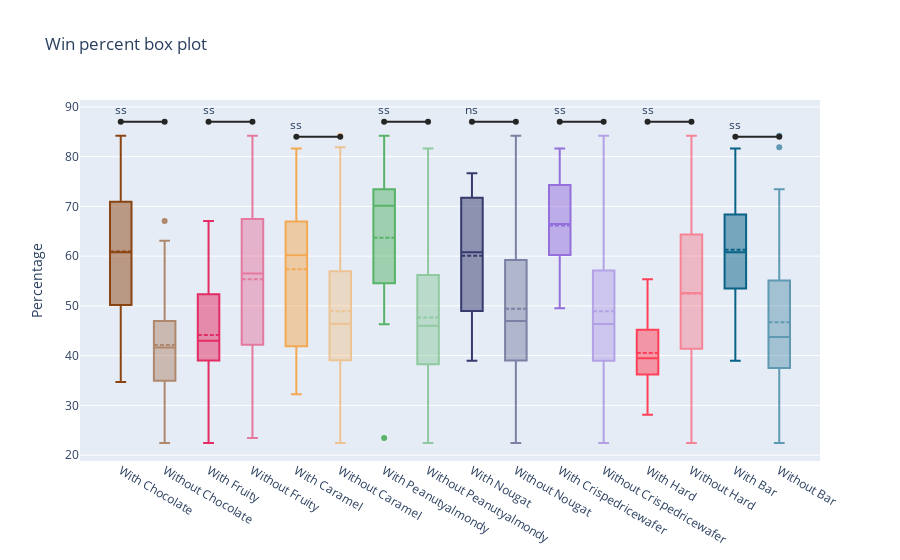

The notebook cell saved with this chart:
### Code cell
def win_ss():
    y = [df[df.chocolate == 1].winpercent, df[df.chocolate == 0].winpercent, df[df.fruity == 1].winpercent, df[df.fruity == 0].winpercent, df[df.caramel == 1].winpercent, df[df.caramel == 0].winpercent,
          df[df.peanutyalmondy == 1].winpercent, df[df.peanutyalmondy == 0].winpercent, df[df.nougat == 1].winpercent, df[df.nougat == 0].winpercent, df[df.crispedricewafer == 1].winpercent, df[df.crispedricewafer == 0].winpercent,
          df[df.hard == 1].winpercent, df[df.hard == 0].winpercent, df[df.bar == 1].winpercent, df[df.bar == 0].winpercent]
    trace0 = go.Box(
        boxmean=True,
        y=y[0],
        name='With Chocolate',
        marker=dict(
            color='#8b4513'
        )
    )
    trace1 = go.Box(
        boxmean=True,
        y=y[1],
        name='Without Chocolate',
        opacity=0.6,
        marker=dict(
            color='#8b4513'

        )
    )
    trace2 = go.Box(
        boxmean=True,
        y=y[2],
        name='With Fruity',
        marker=dict(
            color='#e42c64'
        )
    )
    trace3 = go.Box(
        boxmean=True,
        y=y[3],
        name='Without Fruity',
        opacity=0.6,
        marker=dict(
            color='#e42c64'
        )
    )
    trace4 = go.Box(
        boxmean=True,
        y=y[4],
        name='With Caramel',
        marker=dict(
            color='#f3a953'
        )
    )
    trace5 = go.Box(
        boxmean=True,
        y=y[5],
        name='Without Caramel',
        opacity=0.6,
        marker=dict(
            color='#f3a953'
        )
    )
    trace6 = go.Box(
        boxmean=True,
        y=y[6],
        name='With Peanutyalmondy',
        marker=dict(
            color='#58b368'
        )
    )
    trace7 = go.Box(
        boxmean=True,
        y=y[7],
        name='Without Peanutyalmondy',
        opacity=0.6,
        marker=dict(
            color='#58b368'
        )
    )
    trace8 = go.Box(
        boxmean=True,
        y=y[8],
        name='With Nougat',
        marker=dict(
            color='#373a6d'
        )
    )
    trace9 = go.Box(
        boxmean=True,
        y=y[9],
        name='Without Nougat',
        opacity=0.6,
        marker=dict(
            color='#373a6d'
        )
    )
    trace10 = go.Box(
        boxmean=True,
        y=y[10],
        name='With Crispedricewafer',
        marker=dict(
            color='#9370db'
        )
    )
    trace11 = go.Box(
        boxmean=True,
        y=y[11],
        name='Without Crispedricewafer',
        opacity=0.6,
        marker=dict(
            color='#9370db'
        )
    )
    trace12 = go.Box(
        boxmean=True,
        y=y[12],
        name='With Hard',
        marker=dict(
            color='#ff4057'
        )
    )
    trace13 = go.Box(
        boxmean=True,
        y=y[13],
        name='Without Hard',
        opacity=0.6,
        marker=dict(
            color='#ff4057'
        )
    )
    trace14 = go.Box(
        boxmean=True,
        y=y[14],
        name='With Bar',
        marker=dict(
            color='#096386'
        )
    )
    trace15 = go.Box(
        boxmean=True,
        y=y[15],
        name='Without Bar',
        opacity=0.6,
        marker=dict(
            color='#096386'
        )
    )
    trace16 = go.Scatter(
        x=['With Chocolate', 'Without Chocolate' ],
        y=[87,87],
        mode='lines+markers+text',
        text=[winpercent_p_val[0]],
        textposition='top center',
        marker=dict(
            color='#252525'
        )
    )

    trace17 = go.Scatter(
    x=['With Fruity', 'Without Fruity' ],
    y=[87,87],
    mode='lines+markers+text',
    text=[winpercent_p_val[1]],
    textposition='top center',

    marker=dict(
        color='#252525'
    )
    )
    trace18 = go.Scatter(
        x=['With Caramel', 'Without Caramel' ],
        y=[84,84],
        mode='lines+markers+text',
        text=[winpercent_p_val[2]],
        textposition='top center',
            marker=dict(
            color='#252525'
        )
    )

    trace19 = go.Scatter(
    x=['With Peanutyalmondy', 'Without Peanutyalmondy' ],
    y=[87,87],
    mode='lines+markers+text',
    text=[winpercent_p_val[3]],
    textposition='top center',

    marker=dict(
        color='#252525'
    )
    )
    trace20 = go.Scatter(
        x=['With Nougat', 'Without Nougat' ],
        y=[87,87],
        mode='lines+markers+text',
        text=[winpercent_p_val[4]],
        textposition='top center',
        marker=dict(
            color='#252525'
        )
    )

    trace21 = go.Scatter(
    x=['With Crispedricewafer', 'Without Crispedricewafer' ],
    y=[87,87],
    mode='lines+markers+text',
    text=[winpercent_p_val[5]],
    textposition='top center',

    marker=dict(
        color='#252525'
    )
    )
    trace22 = go.Scatter(
        x=['With Hard', 'Without Hard' ],
        y=[87,87],
        mode='lines+markers+text',
        text=[winpercent_p_val[6]],
        textposition='top center',
        marker=dict(
            color='#252525'
        )
    )

    trace23 = go.Scatter(
    x=['With Bar', 'Without Bar' ],
    y=[84,84],
    mode='lines+markers+text',
    text=[winpercent_p_val[7]],
    textposition='top center',
    marker=dict(
        color='#252525'

    )
    )

    data = [trace0, trace1, trace2, trace3, trace4, trace5, trace6, trace7, trace8, trace9, trace10, trace11, trace12, trace13, trace14, trace15, trace16, trace17, trace18, trace19, trace20, trace21, trace22, trace23]
    layout = go.Layout(
        showlegend=False,
        title='Win percent box plot',
        yaxis=dict(
            title='Percentage',
            zeroline=False

        )    
    )
    fig = go.Figure(data=data, layout=layout)
    return(fig)
py.offline.iplot(win_ss())

### Figure 1 — Plotly figure (JSON) as saved in the notebook; plotly's stock layout.template omitted (floating-point values rounded to 4 significant figures)
{"data": [{"boxmean": true, "marker": {"color": "#8b4513"}, "name": "With Chocolate", "type": "box", "y": [66.97, 67.6, 50.35, 56.91, 38.98, 55.38, 62.28, 56.49, 59.24, 57.22, 76.77, 71.47, 66.57, 55.06, 73.1, 60.8, 64.35, 47.83, 54.53, 70.74, 66.47, 69.48, 81.87, 84.18, 73.43, 72.89, 65.72, 34.72, 37.89, 76.67, 59.53, 48.98, 43.07, 45.74, 49.65, 81.64, 49.52]}, {"boxmean": true, "marker": {"color": "#8b4513"}, "name": "Without Chocolate", "opacity": 0.6, "type": "box", "y": [32.26, 46.12, 52.34, 23.42, 38.01, 34.52, 36.02, 24.52, 42.27, 39.46, 43.09, 39.19, 46.78, 57.12, 34.16, 51.41, 42.18, 28.13, 41.39, 39.14, 52.91, 46.41, 55.35, 22.45, 39.45, 46.3, 37.72, 41.27, 37.35, 35.29, 29.7, 42.85, 63.09, 55.1, 46.0, 59.86, 52.83, 67.04, 34.58, 33.44, 32.23, 27.3, 54.86, 47.17, 45.47, 39.01, 44.38, 41.9]}, {"boxmean": true, "marker": {"color": "#e42c64"}, "name": "With Fruity", "type": "box", "y": [52.34, 34.52, 36.02, 24.52, 42.27, 39.46, 43.09, 39.19, 46.78, 57.12, 51.41, 42.18, 28.13, 41.39, 39.14, 52.91, 46.41, 55.35, 22.45, 39.45, 41.27, 37.35, 35.29, 42.85, 63.09, 55.1, 46.0, 59.86, 52.83, 67.04, 34.58, 27.3, 54.86, 48.98, 47.17, 45.47, 39.01, 44.38]}, {"boxmean": true, "marker": {"color": "#e42c64"}, "name": "Without Fruity", "opacity": 0.6, "type": "box", "y": [66.97, 67.6, 32.26, 46.12, 50.35, 56.91, 23.42, 38.01, 38.98, 34.16, 55.38, 62.28, 56.49, 59.24, 57.22, 76.77, 71.47, 66.57, 55.06, 73.1, 60.8, 64.35, 47.83, 54.53, 70.74, 66.47, 46.3, 69.48, 37.72, 81.87, 84.18, 73.43, 72.89, 65.72, 29.7, 34.72, 37.89, 76.67, 59.53, 33.44, 32.23, 43.07, 45.74, 49.65, 81.64, 41.9, 49.52]}, {"boxmean": true, "marker": {"color": "#f3a953"}, "name": "With Caramel", "type": "box", "y": [66.97, 56.91, 34.52, 55.06, 73.1, 60.8, 64.35, 65.72, 76.67, 59.53, 33.44, 32.23, 81.64, 41.9]}, {"boxmean": true, "marker": {"color": "#f3a953"}, "name": "Without Caramel", "opacity": 0.6, "type": "box", "y": [67.6, 32.26, 46.12, 52.34, 50.35, 23.42, 38.01, 38.98, 36.02, 24.52, 42.27, 39.46, 43.09, 39.19, 46.78, 57.12, 34.16, 51.41, 42.18, 55.38, 62.28, 56.49, 59.24, 28.13, 57.22, 76.77, 41.39, 39.14, 52.91, 71.47, 66.57, 46.41, 47.83, 54.53, 55.35, 70.74, 66.47, 22.45, 39.45, 46.3, 69.48, 37.72, 41.27, 37.35, 81.87, 84.18, 73.43, 72.89, 35.29, 29.7, 42.85, 34.72, 63.09, 55.1, 37.89, 46.0, 59.86, 52.83, 67.04, 34.58, 27.3, 54.86, 48.98, 43.07, 45.74, 49.65, 47.17, 45.47, 39.01, 44.38, 49.52]}, {"boxmean": true, "marker": {"color": "#58b368"}, "name": "With Peanutyalmondy", "type": "box", "y": [50.35, 56.91, 23.42, 71.47, 54.53, 70.74, 46.3, 69.48, 81.87, 84.18, 73.43, 72.89, 76.67, 59.53]}, {"boxmean": true, "marker": {"color": "#58b368"}, "name": "Without Peanutyalmondy", "opacity": 0.6, "type": "box", "y": [66.97, 67.6, 32.26, 46.12, 52.34, 38.01, 34.52, 38.98, 36.02, 24.52, 42.27, 39.46, 43.09, 39.19, 46.78, 57.12, 34.16, 51.41, 42.18, 55.38, 62.28, 56.49, 59.24, 28.13, 57.22, 76.77, 41.39, 39.14, 52.91, 66.57, 46.41, 55.06, 73.1, 60.8, 64.35, 47.83, 55.35, 66.47, 22.45, 39.45, 37.72, 41.27, 37.35, 35.29, 65.72, 29.7, 42.85, 34.72, 63.09, 55.1, 37.89, 46.0, 59.86, 52.83, 67.04, 34.58, 33.44, 32.23, 27.3, 54.86, 48.98, 43.07, 45.74, 49.65, 47.17, 81.64, 45.47, 39.01, 44.38, 41.9, 49.52]}, {"boxmean": true, "marker": {"color": "#373a6d"}, "name": "With Nougat", "type": "box", "y": [67.6, 56.91, 38.98, 73.1, 60.8, 46.3, 76.67]}, {"boxmean": true, "marker": {"color": "#373a6d"}, "name": "Without Nougat", "opacity": 0.6, "type": "box", "y": [66.97, 32.26, 46.12, 52.34, 50.35, 23.42, 38.01, 34.52, 36.02, 24.52, 42.27, 39.46, 43.09, 39.19, 46.78, 57.12, 34.16, 51.41, 42.18, 55.38, 62.28, 56.49, 59.24, 28.13, 57.22, 76.77, 41.39, 39.14, 52.91, 71.47, 66.57, 46.41, 55.06, 64.35, 47.83, 54.53, 55.35, 70.74, 66.47, 22.45, 39.45, 69.48, 37.72, 41.27, 37.35, 81.87, 84.18, 73.43, 72.89, 35.29, 65.72, 29.7, 42.85, 34.72, 63.09, 55.1, 37.89, 46.0, 59.53, 59.86, 52.83, 67.04, 34.58, 33.44, 32.23, 27.3, 54.86, 48.98, 43.07, 45.74, 49.65, 47.17, 81.64, 45.47, 39.01, 44.38, 41.9, 49.52]}, {"boxmean": true, "marker": {"color": "#9370db"}, "name": "With Crispedricewafer", "type": "box", "y": [66.97, 62.28, 76.77, 66.47, 59.53, 81.64, 49.52]}, {"boxmean": true, "marker": {"color": "#9370db"}, "name": "Without Crispedricewafer", "opacity": 0.6, "type": "box", "y": [67.6, 32.26, 46.12, 52.34, 50.35, 56.91, 23.42, 38.01, 34.52, 38.98, 36.02, 24.52, 42.27, 39.46, 43.09, 39.19, 46.78, 57.12, 34.16, 51.41, 42.18, 55.38, 56.49, 59.24, 28.13, 57.22, 41.39, 39.14, 52.91, 71.47, 66.57, 46.41, 55.06, 73.1, 60.8, 64.35, 47.83, 54.53, 55.35, 70.74, 22.45, 39.45, 46.3, 69.48, 37.72, 41.27, 37.35, 81.87, 84.18, 73.43, 72.89, 35.29, 65.72, 29.7, 42.85, 34.72, 63.09, 55.1, 37.89, 46.0, 76.67, 59.86, 52.83, 67.04, 34.58, 33.44, 32.23, 27.3, 54.86, 48.98, 43.07, 45.74, 49.65, 47.17, 45.47, 39.01, 44.38, 41.9]}, {"boxmean": true, "marker": {"color": "#ff4057"}, "name": "With Hard", "type": "box", "y": [39.46, 39.19, 46.78, 28.13, 39.14, 55.35, 41.27, 35.29, 29.7, 42.85, 46.0, 34.58, 48.98, 39.01, 41.9]}, {"boxmean": true, "marker": {"color": "#ff4057"}, "name": "Without Hard", "opacity": 0.6, "type": "box", "y": [66.97, 67.6, 32.26, 46.12, 52.34, 50.35, 56.91, 23.42, 38.01, 34.52, 38.98, 36.02, 24.52, 42.27, 43.09, 57.12, 34.16, 51.41, 42.18, 55.38, 62.28, 56.49, 59.24, 57.22, 76.77, 41.39, 52.91, 71.47, 66.57, 46.41, 55.06, 73.1, 60.8, 64.35, 47.83, 54.53, 70.74, 66.47, 22.45, 39.45, 46.3, 69.48, 37.72, 37.35, 81.87, 84.18, 73.43, 72.89, 65.72, 34.72, 63.09, 55.1, 37.89, 76.67, 59.53, 59.86, 52.83, 67.04, 33.44, 32.23, 27.3, 54.86, 43.07, 45.74, 49.65, 47.17, 81.64, 45.47, 44.38, 49.52]}, {"boxmean": true, "marker": {"color": "#096386"}, "name": "With Bar", "type": "box", "y": [66.97, 67.6, 50.35, 56.91, 38.98, 62.28, 56.49, 59.24, 76.77, 73.1, 60.8, 64.35, 47.83, 54.53, 70.74, 66.47, 46.3, 76.67, 59.53, 49.65, 81.64]}, {"boxmean": true, "marker": {"color": "#096386"}, "name": "Without Bar", "opacity": 0.6, "type": "box", "y": [32.26, 46.12, 52.34, 23.42, 38.01, 34.52, 36.02, 24.52, 42.27, 39.46, 43.09, 39.19, 46.78, 57.12, 34.16, 51.41, 42.18, 55.38, 28.13, 57.22, 41.39, 39.14, 52.91, 71.47, 66.57, 46.41, 55.06, 55.35, 22.45, 39.45, 69.48, 37.72, 41.27, 37.35, 81.87, 84.18, 73.43, 72.89, 35.29, 65.72, 29.7, 42.85, 34.72, 63.09, 55.1, 37.89, 46.0, 59.86, 52.83, 67.04, 34.58, 33.44, 32.23, 27.3, 54.86, 48.98, 43.07, 45.74, 47.17, 45.47, 39.01, 44.38, 41.9, 49.52]}, {"marker": {"color": "#252525"}, "mode": "lines+markers+text", "text": ["ss"], "textposition": "top center", "type": "scatter", "x": ["With Chocolate", "Without Chocolate"], "y": [87, 87]}, {"marker": {"color": "#252525"}, "mode": "lines+markers+text", "text": ["ss"], "textposition": "top center", "type": "scatter", "x": ["With Fruity", "Without Fruity"], "y": [87, 87]}, {"marker": {"color": "#252525"}, "mode": "lines+markers+text", "text": ["ss"], "textposition": "top center", "type": "scatter", "x": ["With Caramel", "Without Caramel"], "y": [84, 84]}, {"marker": {"color": "#252525"}, "mode": "lines+markers+text", "text": ["ss"], "textposition": "top center", "type": "scatter", "x": ["With Peanutyalmondy", "Without Peanutyalmondy"], "y": [87, 87]}, {"marker": {"color": "#252525"}, "mode": "lines+markers+text", "text": ["ns"], "textposition": "top center", "type": "scatter", "x": ["With Nougat", "Without Nougat"], "y": [87, 87]}, {"marker": {"color": "#252525"}, "mode": "lines+markers+text", "text": ["ss"], "textposition": "top center", "type": "scatter", "x": ["With Crispedricewafer", "Without Crispedricewafer"], "y": [87, 87]}, {"marker": {"color": "#252525"}, "mode": "lines+markers+text", "text": ["ss"], "textposition": "top center", "type": "scatter", "x": ["With Hard", "Without Hard"], "y": [87, 87]}, {"marker": {"color": "#252525"}, "mode": "lines+markers+text", "text": ["ss"], "textposition": "top center", "type": "scatter", "x": ["With Bar", "Without Bar"], "y": [84, 84]}], "layout": {"showlegend": false, "title": {"text": "Win percent box plot"}, "yaxis": {"title": {"text": "Percentage"}, "zeroline": false}}}
